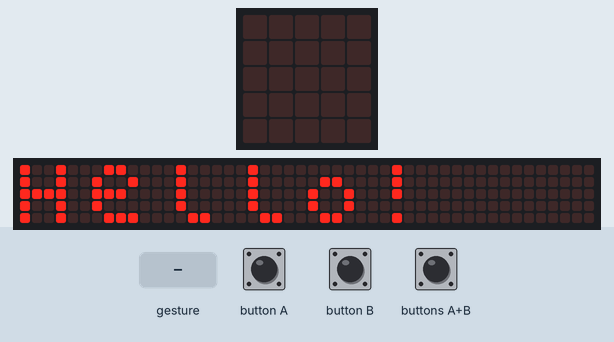
The program below on a simulated BBC micro:bit (MakeCode). Parts: the board's 5×5 LED display, a strip that is not on the board, showing the scrolling text unrolled. The inputs (shaded band) are chosen by the test bench. Random numbers come from a fixed seed; a tilt is held for 1.5 s and a shake lasts 1 s, then the board lies face up again; the 48×5 strip is a reading aid, not a part: it shows the text the display is scrolling, unrolled, one strip-width of it at a time.

Above: at 5.6 s.
At 8.1 s:
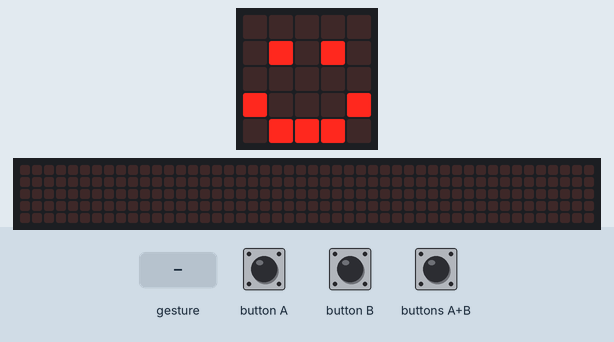
8.2 s: button A pressed for 0.15 s
At 10.6 s:
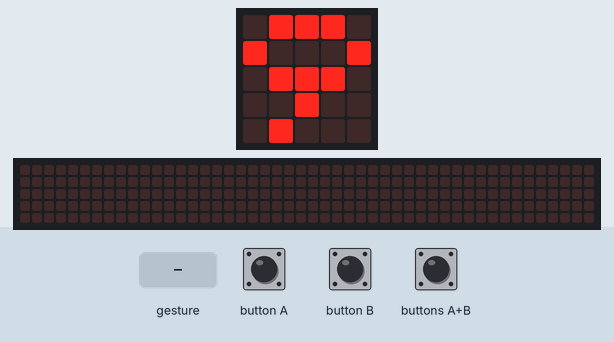
11.3 s: button B pressed for 0.15 s
At 11.52 s:
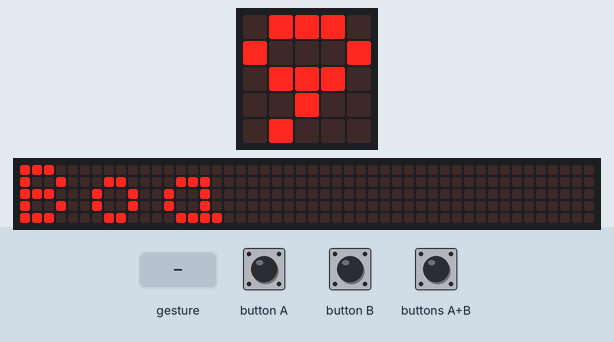
12.0 s: buttons A+B pressed for 0.15 s
12.7 s: button B pressed for 0.15 s
13.4 s: gesture 'shake'
15.5 s: button A pressed for 0.15 s
At 16.77 s:
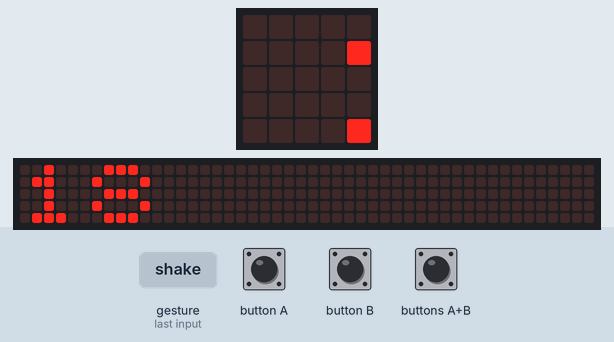

The program:

main.ts
```typescript
input.onButtonPressed(Button.A, function () {
    _1ºn = randint(0, 10)
    _2ºn = randint(0, 10)
    basic.showNumber(_1ºn)
    basic.showString("x")
    basic.showNumber(_2ºn)
    nrjogadas += 1
    basic.pause(1000)
    basic.clearScreen()
})
input.onGesture(Gesture.Shake, function () {
    basic.showNumber(pontuação)
    basic.showString("de")
    basic.showNumber(nrjogadas)
    basic.pause(2000)
    basic.clearScreen()
    nrjogadas = 0
    pontuação = 0
    basic.showLeds(`
        . . . . .
        . . . . .
        . . # . .
        . . . . .
        . . . . .
        `)
    basic.showIcon(IconNames.SmallHeart)
    basic.showIcon(IconNames.Heart)
    basic.clearScreen()
})
input.onButtonPressed(Button.AB, function () {
    basic.showNumber(_1ºn * _2ºn)
    basic.pause(1000)
    basic.clearScreen()
})
input.onButtonPressed(Button.B, function () {
    pontuação += 1
    basic.showString("Boa")
    basic.showIcon(IconNames.Happy)
    basic.pause(1000)
    basic.clearScreen()
})
let pontuação = 0
let nrjogadas = 0
let _2ºn = 0
let _1ºn = 0
_1ºn = 0
_2ºn = 0
nrjogadas = 0
pontuação = 0
basic.showString("Hello!")
basic.showIcon(IconNames.Happy)
```

test.ts
```typescript
// os teses vão aqui; isto não será compilado quando este pacote for usado como extensão.
```

Measured:
- after the input at 8.2 s, the display: first changes after 0.15 s (image 2 shows a later state)
- what the display in image 0 shows lasts 0.7 s, from 5.6 s to 6.3 s
